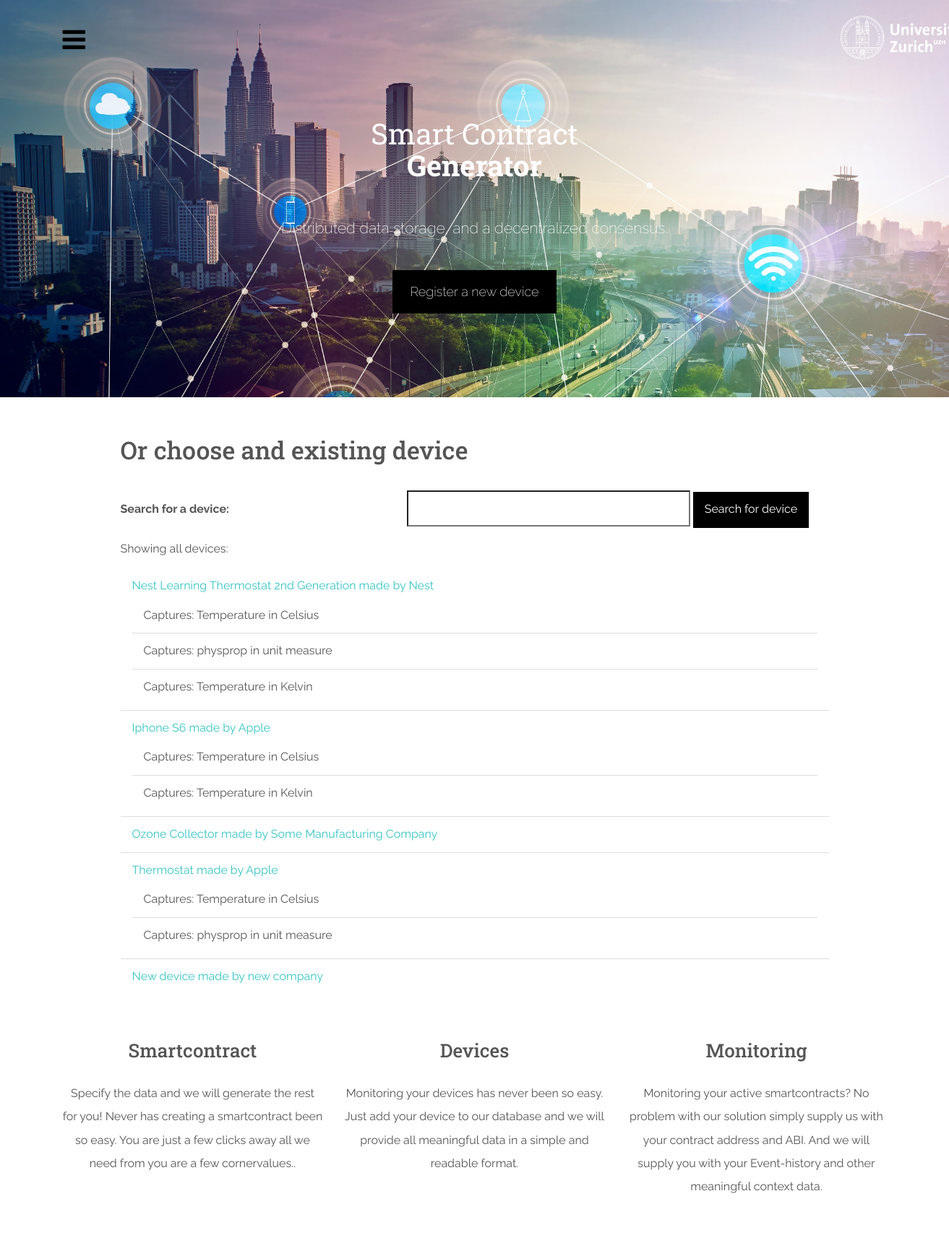
The page /smartGenerator/ (upper part) on the database as committed earlier.
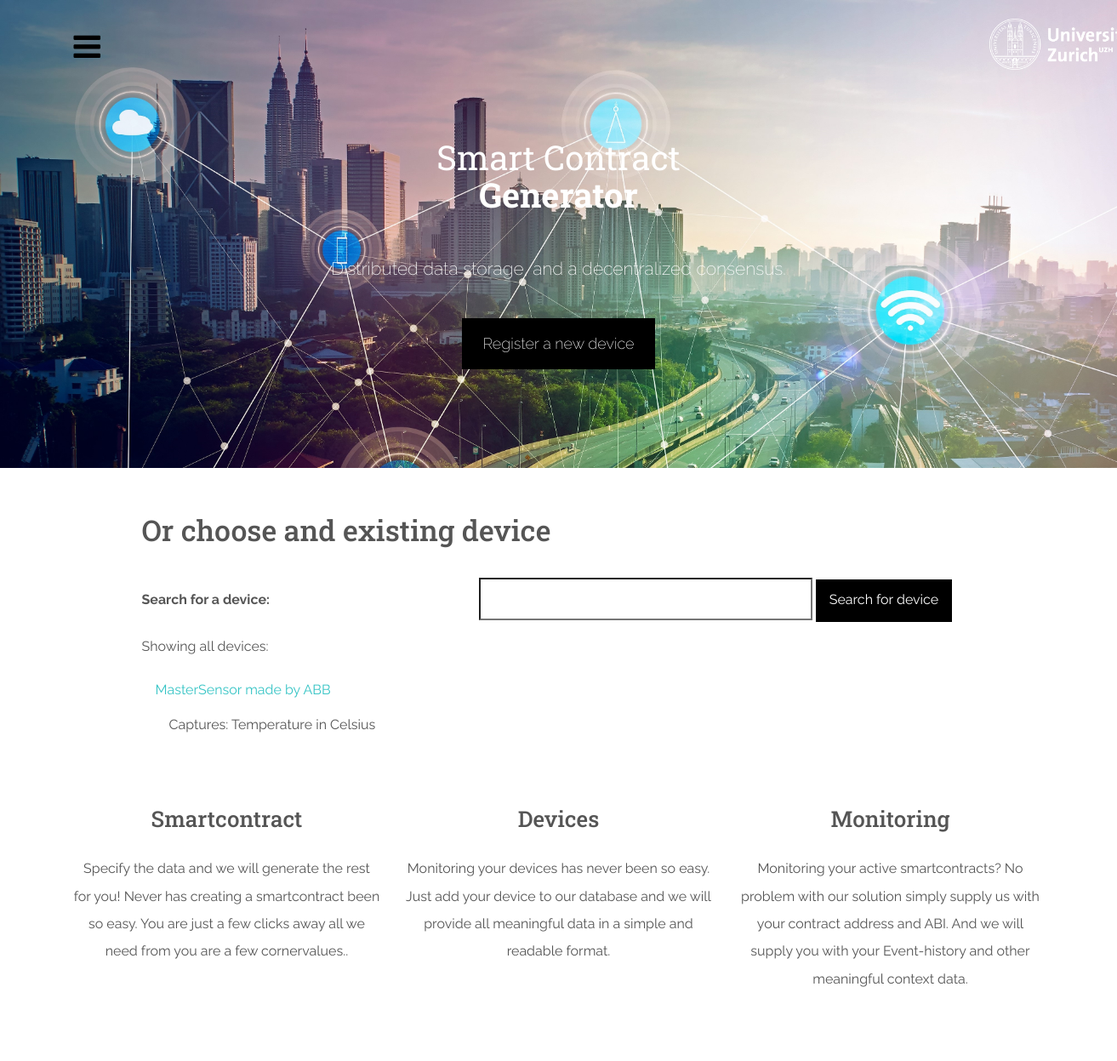
The same page on the database as committed later.
### smartpollution/models.py (models this page shows, shortened)
class Device(models.Model):
    device_name=models.CharField(max_length=200)
    manufacturing_company=models.CharField(max_length=200)
    metrics=models.ManyToManyField(Metric)

class Metric(models.Model):
    physical_property=models.CharField(max_length=200)
    unit_of_measurement=models.CharField(max_length=200)

### smartpollution/views.py (the view)
def index_view(request):
    try:
        arguments = {}
        arguments['device_list'] = Device.objects.all()
        return render(request, 'smartpollution/index.html', arguments)
    except:
        return return_problem_page(request)

### smartpollution/templates/smartpollution/index.html (shortened to what the changed rows need)
<!DOCTYPE html>
<html lang="en">
<head>
    {% load static %}
    <link rel="stylesheet" href="{% static 'smartpollution/w3.css' %}">
    <link href="{% static 'bootstrap/css/theme.css' %}" rel="stylesheet">
    <link href="{% static 'smartpollution/style.css' %}" rel="stylesheet">
    <link rel="stylesheet" href="https://cdnjs.cloudflare.com/ajax/libs/typicons/2.0.8/typicons.min.css">
    <link rel="stylesheet" href="https://maxcdn.bootstrapcdn.com/font-awesome/4.7.0/css/font-awesome.min.css">
    <link rel="stylesheet" href="{% static 'assets/css/pushy.css' %}">
    <link rel="stylesheet" href="{% static 'assets/css/masonry.css' %}">
    <link rel="stylesheet" href="{% static 'assets/css/animate.css' %}">
    <link rel="stylesheet" href="{% static 'assets/css/magnific-popup.css' %}">
    <link rel="stylesheet" href="{% static 'assets/css/odometer-theme-default.css' %}">
</head>
<body class="">
<header id="home">
    <div class="container-fluid">
        <div class="container">
            <div class="jumbotron">
                <h1>
                    <small>Smart Contract</small>
                    <strong>Generator</strong></h1>
            </div>
        </div>
    </div>
</header>
<section id="feat">
    <div class="container">
        <div class="w3-content">
            <br class="w3-twothird">
            {% if device_found %}
                <ul class="w3-ul">
                    {% for device in device_found %}
                        <li>
                            <a href="{% url 'smartpollution:detail' device.id %}">{{ device.device_name }} made
                                by {{ device.manufacturing_company }}</a>
                            <ul class="w3-ul">
                                {% for met in device.metrics.all %}
                                    <li>Captures: {{ met.physical_property }} in {{ met.unit_of_measurement }}</li>
                                {% endfor %}
                            </ul>
                        </li>
                    {% endfor %}
                </ul>
            {% else %}
                {% if device_list %}
                    <ul class="w3-ul">
                        {% for device in device_list %}
                            <li>
                                <a href="{% url 'smartpollution:detail' device.id %}">{{ device.device_name }} made
                                    by {{ device.manufacturing_company }}</a>
                                <ul class="w3-ul">
                                    {% for met in device.metrics.all %}
                                        <li>Captures: {{ met.physical_property }}
                                            in {{ met.unit_of_measurement }}
                                        </li>
                                    {% endfor %}
                                </ul>
                            </li>
                        {% endfor %}
                    </ul>
                {% else %}
                    <p>No devices are available.</p>
                {% endif %}
            {% endif %}
        </div>
    </div>
</section>
</body>
</html>

Rows that differ between the two databases and show on the page:
removed Device: device_name "Nest Learning Thermostat 2nd Generation", manufacturing_company "Nest"
removed Metric: physical_property "Temperature", unit_of_measurement "Celsius"
removed Metric: physical_property "physprop", unit_of_measurement "unit measure"
removed Metric: physical_property "Temperature", unit_of_measurement "Kelvin"
removed Device: device_name "Iphone S6", manufacturing_company "Apple"
removed Device: device_name "Ozone Collector", manufacturing_company "Some Manufacturing Company"
removed Device: device_name "Thermostat", manufacturing_company "Apple"
removed Device: device_name "New device", manufacturing_company "new company"
added Device: device_name "MasterSensor", manufacturing_company "ABB"
added Metric: physical_property "Temperature", unit_of_measurement "Celsius", shown under "MasterSensor"
